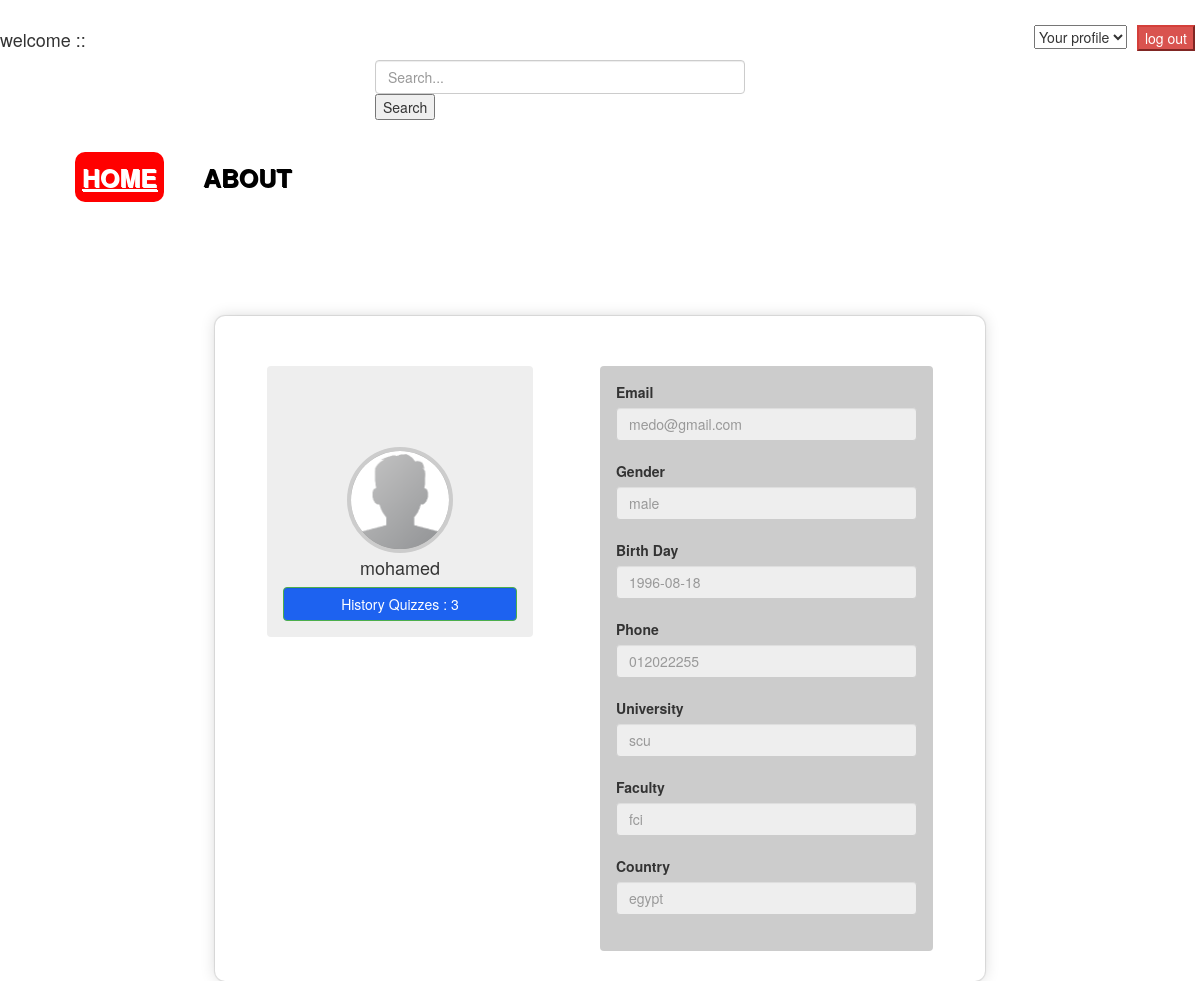
Screenshot of /view/profilepage.php?&&name=mohamed with the database file from the repository.
### tables this page shows
CREATE TABLE `users` (
  `id` int(11) NOT NULL,
  `username` varchar(100) NOT NULL,
  `password` varchar(64) NOT NULL,
  `email` varchar(100) NOT NULL,
  `type` varchar(10) NOT NULL,
  `birth_day` date NOT NULL,
  `country` varchar(50) NOT NULL,
  `gender` varchar(6) NOT NULL,
  `phone` varchar(20) NOT NULL,
  `image` blob,
  `university` varchar(100) NOT NULL,
  `faculty` varchar(100) NOT NULL
);

### controller/MyProfileOperations.php (called while the page is built)
<?php
class MyProfileOperations {
    public static function getMyData($user) {
        include '../include/vars.php';
        $conn = new mysqli($host, $username, $password, $dbname);
        $query = "SELECT id, username, email, type, birth_day,country, gender, phone, image, university, faculty "
                . "FROM `users` WHERE username = '$user'";
        $result = mysqli_query($conn, $query);
        if (mysqli_error($conn)) {
            echo 'MyProfileOPerations Error !!';
            return NULL;
        } else {
            return $result;
        }
    }
}
?>

### include/vars.php (called while the page is built, shortened)
<?php
	$username  ="root";
?>

### controller/HistoryOperations.php (called while the page is built)
<?php
class HistoryOperations {
    public static function viewAllQuizzes($studentName) {
        include '../include/vars.php';
        $conn = new mysqli($host, $username, $password, $dbname);
        $query = "SELECT quizzes.quiz_id, quizzes.quiz_name, users.username, submits.mark, submits.time, quizzes.password, quizzes.full_mark from history "
                . "JOIN quizzes on history.doctor_id = quizzes.doctor_id "
                . "JOIN submits on submit_id = submits.id and history.student_name = '" . $studentName . "'"
                . "JOIN users on users.id = history.doctor_id and quizzes.quiz_id = history.quiz_id";
        $result = mysqli_query($conn, $query);
        if (mysqli_error($conn)) {
            echo 'error ';
            return NULL;
        } else {
            return $result;
        }
    }
    public static function getQuizzesCount($studentName) {
        $result = HistoryOperations::viewAllQuizzes($studentName);
        $num = mysqli_num_rows($result);
        return $num;
    }
}
?>

### view/ProfilePage.php (the view, shortened to what this page needs)
<!doctype html>
<html lang="en">
    <head>
        <link href="../recources/css/bootstrap.css" rel="stylesheet" type="text/css"/>
        <link href="../recources/css/gsdk-bootstrap-wizard.css" rel="stylesheet" />
        <link href= "../recources/css/demo.css" rel="stylesheet" />
    </head>
    <body>
        <?php
        include './header.php';
        include '../controller/MyProfileOperations.php';
        include '../controller/HistoryOperations.php';
        include '../controller/MyQuizzesOperations.php';
        ?>
        <?php
        if (!isset($_GET['name'])) {
            $username = $_SESSION['username'];
        } else {
            $username = $_GET['name'];
        }
        $result = MyProfileOperations::getMyData($username);
        if ($row = mysqli_fetch_array($result, 1)) {
            if ($row['type'] == 'doctor')
                $quizzesLink = "Available Quizzes : ";
            else if ($row['type'] == 'student')
                $quizzesLink = "History Quizzes : ";
            ?>
            <div class="container-fluid">
                <div class="row">
                    <div class="col-sm-8 col-sm-offset-2">
                        <div class="wizard-container">
                            <div class="card wizard-card " data-color="orange" id="wizardProfile">
                                <br>
                                <div class="row">
                                    <br>    <div style="background: #eee" class=" alert  col-sm-4 col-sm-offset-1">
                                        <div class="picture-container  ">
                                            <br>
                                            <br>
                                            <br>
                                            <div class="picture">
                                                <img src="../recources/images/default-avatar.png" class="picture-src" id="wizardPicturePreview" title=""/>
                                            </div>
                                            <h4><?php echo $row['username']; ?></h4>
                                            <h4><u><?php
                                                    if ($row['type'] == 'student')
                                                        echo "<a style=\"background: #1D62F0\"  class=\" form-control col-sm-9 btn-success\"  href= \"history.php?name=" . $username . " \" >" . $quizzesLink . HistoryOperations::getQuizzesCount($username) . "</a>";
                                                    ?></u></h4>
                                        </div>
                                    </div>
                                    <div style="background: #ccc" class="alert col-lg-5 col-sm-offset-1">
                                        <label>Email </label>
                                        <input class="form-control" value="<?php echo $row['email']; ?>" class="form-control" name="email" readonly>
                                        <br>
                                        <label>Gender</label>
                                        <input class="form-control" value="<?php echo $row['gender']; ?>" name="gender" readonly>
                                        <br>
                                        <label>Birth Day</label>
                                        <input class="form-control" value="<?php echo $row['birth_day']; ?>" type="text" name="birth_day" readonly>
                                        <br>
                                        <label>Phone </label>
                                        <input class="form-control" value="<?php echo $row['phone']; ?>" name="phone" readonly>
                                        <br>
                                        <label>University </label>
                                        <input class="form-control" value="<?php echo $row['university']; ?>" name="university" readonly>
                                        <br>
                                        <label>Faculty </label>
                                        <input class="form-control" value="<?php echo $row['faculty']; ?>" name="faculty" readonly>
                                        <br>
                                        <label>Country</label>
                                        <input class="form-control" value="<?php echo $row['country']; ?>" name="country" readonly>
                                        <br>
                                    </div>
                                </div>
                            </div>
                        </div>
                    </div>
                </div>
            <?php } ?>
        </div>
    </body>
</html>

### rows the page displays
users: username "mohamed", type "History Quizzes :", email "medo@gmail.com", gender "male", birth_day "1996-08-18", phone "012022255", university "scu", faculty "fci", country "egypt"

### other values shown
HistoryOperations::getQuizzesCount($username) "3"
